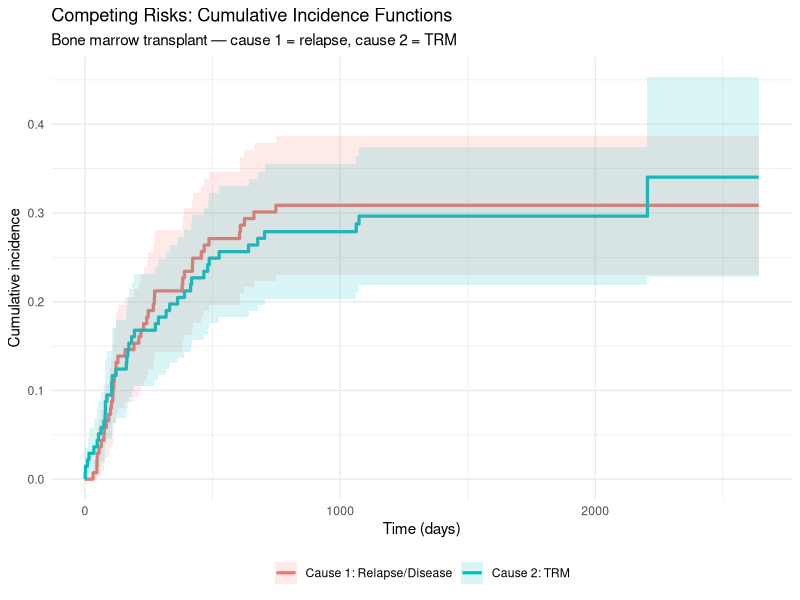
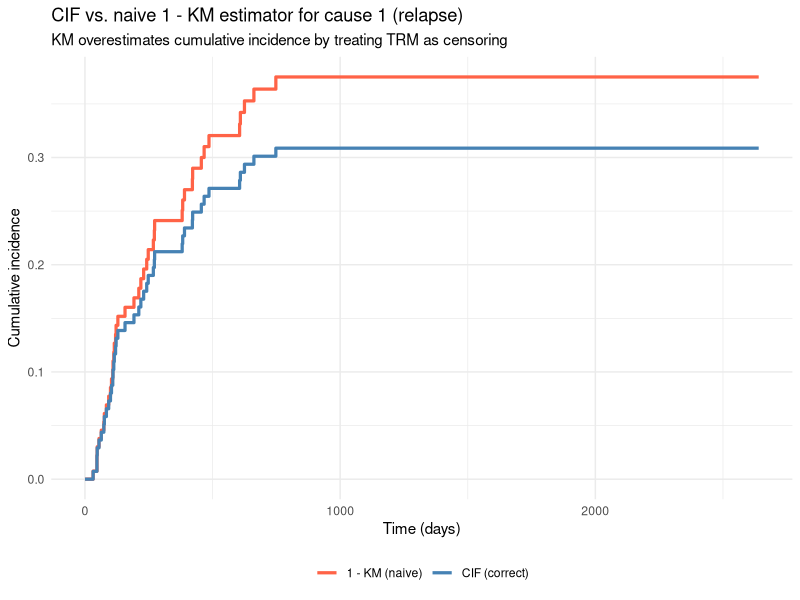

R code for these plots, in order: (Note: this script raises an error after producing the figures.)
# BDAT 624 — Module 6, Lesson 1: Competing Risks and Multi-State Models
# SOLUTION FILE — complete working implementation
#
# Libraries -----------------------------------------------------------------
library(cmprsk)
library(msm)
library(survival)
library(ggplot2)
library(dplyr)

set.seed(42)

# ===========================================================================
# PART 1: COMPETING RISKS — Bone Marrow Transplant Data
# ===========================================================================

# Step 1: Load data ----------------------------------------------------------
data(bmt, package = "KMsurv")

str(bmt)
head(bmt)

# Define competing risks cause variable:
#   0 = censored, 1 = relapse/disease death, 2 = transplant-related mortality
bmt$cause <- with(bmt, ifelse(d3 == 0, 0,
                       ifelse(d2 == 1, 1,
                                       2)))

cat("Event counts:\n")
print(table(bmt$cause, dnn = "cause (0=censored, 1=relapse, 2=TRM)"))

# Step 2: Estimate CIF for each cause ----------------------------------------
cif_fit <- cuminc(ftime = bmt$t2, fstatus = bmt$cause)

summary(cif_fit)

# Step 3: Plot CIFs with 95% CI ----------------------------------------------
cif1 <- data.frame(
  time  = cif_fit[["1 1"]]$time,
  est   = cif_fit[["1 1"]]$est,
  lower = pmax(0, cif_fit[["1 1"]]$est - 1.96 * sqrt(cif_fit[["1 1"]]$var)),
  upper = pmin(1, cif_fit[["1 1"]]$est + 1.96 * sqrt(cif_fit[["1 1"]]$var)),
  cause = "Cause 1: Relapse/Disease"
)

cif2 <- data.frame(
  time  = cif_fit[["1 2"]]$time,
  est   = cif_fit[["1 2"]]$est,
  lower = pmax(0, cif_fit[["1 2"]]$est - 1.96 * sqrt(cif_fit[["1 2"]]$var)),
  upper = pmin(1, cif_fit[["1 2"]]$est + 1.96 * sqrt(cif_fit[["1 2"]]$var)),
  cause = "Cause 2: TRM"
)

cif_df <- rbind(cif1, cif2)

p_cif <- ggplot(cif_df, aes(x = time, y = est, colour = cause, fill = cause)) +
  geom_step(linewidth = 1.1) +
  geom_ribbon(
    aes(ymin = lower, ymax = upper),
    alpha = 0.15, colour = NA
  ) +
  labs(
    title    = "Competing Risks: Cumulative Incidence Functions",
    subtitle = "Bone marrow transplant — cause 1 = relapse, cause 2 = TRM",
    x        = "Time (days)",
    y        = "Cumulative incidence",
    colour   = NULL, fill = NULL
  ) +
  theme_minimal() +
  theme(legend.position = "bottom")

print(p_cif)

# Step 4: Compare KM (naive) vs CIF for cause 1 ------------------------------
bmt$km_event1 <- ifelse(bmt$cause == 1, 1, 0)

km_fit1 <- survfit(Surv(t2, km_event1) ~ 1, data = bmt)

km_df <- data.frame(
  time  = km_fit1$time,
  km_ci = 1 - km_fit1$surv,
  cause = "1 - KM (naive)"
)

compare_df <- rbind(
  data.frame(time = cif1$time,  cuminc = cif1$est,  method = "CIF (correct)"),
  data.frame(time = km_df$time, cuminc = km_df$km_ci, method = "1 - KM (naive)")
)

p_compare <- ggplot(compare_df, aes(x = time, y = cuminc, colour = method)) +
  geom_step(linewidth = 1.1) +
  scale_colour_manual(values = c("CIF (correct)" = "steelblue",
                                 "1 - KM (naive)" = "tomato")) +
  labs(
    title    = "CIF vs. naive 1 - KM estimator for cause 1 (relapse)",
    subtitle = "KM overestimates cumulative incidence by treating TRM as censoring",
    x        = "Time (days)", y = "Cumulative incidence",
    colour   = NULL
  ) +
  theme_minimal() +
  theme(legend.position = "bottom")

print(p_compare)

# Step 5: Fine-Gray model for cause 1 ----------------------------------------
fg_fit <- crr(
  ftime    = bmt$t2,
  fstatus  = bmt$cause,
  cov1     = cbind(group = bmt$group, age = bmt$z1),
  failcode = 1
)

summary(fg_fit)

cat("\nSubdistribution Hazard Ratios (exp(coef)) for cause 1:\n")
print(exp(fg_fit$coef))

# ===========================================================================
# PART 2: MULTI-STATE MODELS — CAV Data
# ===========================================================================

# Step 6: Load and explore cav data ------------------------------------------
data(cav)

cat("\n--- cav dataset structure ---\n")
str(cav)
head(cav)

cat("\nState distribution in cav:\n")
print(table(cav$state))

# Step 7: Fit the multi-state model ------------------------------------------
Q_init <- rbind(
  c(0,   0.1, 0,   0.1),
  c(0.1, 0,   0.1, 0.1),
  c(0,   0.1, 0,   0.2),
  c(0,   0,   0,   0  )
)

fit_msm <- msm(
  state   ~ years,
  subject = PTNUM,
  data    = cav,
  qmatrix = Q_init,
  deathexact = 4
)

# Step 8: Examine and interpret the fitted Q matrix --------------------------
cat("\n--- Estimated intensity matrix Q ---\n")
q_est <- qmatrix.msm(fit_msm)
print(round(q_est$estimates, 4))

# Mean sojourn times: -1 / diagonal of Q (for transient states 1–3)
q_diag <- diag(q_est$estimates)[1:3]
sojourn_times <- -1 / q_diag
cat("\nMean sojourn times (years) in states 1, 2, 3:\n")
print(round(sojourn_times, 2))

# Interpretation:
# A patient stays in State 1 (no CAV) an average of sojourn_times[1] years
# before transitioning to another state; etc.

# Step 9: Transition probability matrix P(t) = exp(Q * t) --------------------
cat("\n--- Transition probabilities starting from state 1 ---\n")
for (t_val in c(1, 5, 10)) {
  Pt <- pmatrix.msm(fit_msm, t = t_val)
  cat(sprintf("\nP(t = %2d years), row 1 (starting from no CAV):\n", t_val))
  print(round(Pt$estimates[1, ], 4))
}

# Specific question: P(in state 3 at year 5 | start in state 1)
Pt5 <- pmatrix.msm(fit_msm, t = 5)
cat(sprintf(
  "\nP(moderate/severe CAV at year 5 | no CAV at baseline) = %.4f\n",
  Pt5$estimates[1, 3]
))

# Step 10: Plot P_{1,j}(t) for j = 1, 2, 3, 4 over time --------------------
t_seq   <- seq(0, 15, by = 0.5)
n_times <- length(t_seq)

prob_matrix <- matrix(NA, nrow = n_times, ncol = 4)

for (i in seq_along(t_seq)) {
  prob_matrix[i, ] <- pmatrix.msm(fit_msm, t = t_seq[i])$estimates[1, ]
}

prob_df <- data.frame(
  time  = rep(t_seq, times = 4),
  prob  = c(prob_matrix[, 1], prob_matrix[, 2],
            prob_matrix[, 3], prob_matrix[, 4]),
  state = rep(c("State 1: No CAV", "State 2: Mild CAV",
                "State 3: Moderate/Severe CAV", "State 4: Dead"),
              each = n_times)
)

p_msm <- ggplot(prob_df, aes(x = time, y = prob, colour = state)) +
  geom_line(linewidth = 1.1) +
  scale_colour_manual(
    values = c(
      "State 1: No CAV"             = "steelblue",
      "State 2: Mild CAV"           = "goldenrod",
      "State 3: Moderate/Severe CAV"= "tomato",
      "State 4: Dead"               = "grey30"
    )
  ) +
  labs(
    title    = "Multi-State Model: Transition Probabilities from State 1 (No CAV)",
    subtitle = "P(in state j at time t | state 1 at time 0) — CAV dataset",
    x        = "Years since transplant",
    y        = "Probability",
    colour   = NULL
  ) +
  theme_minimal() +
  theme(legend.position = "bottom")

print(p_msm)

cat("\n--- Solution complete ---\n")
